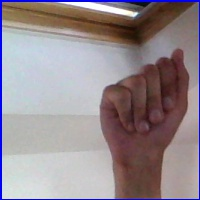
#> input picture data/asl_alphabet_train/A/A1002.jpg, 200 x 200 px, found by its file name; its folder holds only this picture in this run
$ python prepare.py
#> lines starting #> are read from the running program, lines starting #| are printed output that depends on the picture
import random
import numpy as np
import cv2
from sklearn.model_selection import train_test_split
import os
import matplotlib.pyplot as plt

project_dir = os.path.dirname(os.path.dirname(os.path.abspath(__file__)))


def save_data(root_folder, file_path_train, file_path_test, no_pixels=32, no_items=3000):
#> called with file_path_train = 'data/train3.npz', file_path_test = 'data/test3.npz', no_pixels = 64, no_items = 3000
    images = []
    labels = []
    for letter_folder in os.listdir(root_folder):
        letter_folder_path = os.path.join(root_folder, letter_folder)
        if os.path.isdir(letter_folder_path):
            if letter_folder.isupper():
                label = ord(letter_folder) - ord('A')
                for image_file in os.listdir(letter_folder_path)[:no_items]:
                    image_path = os.path.join(letter_folder_path, image_file)
                    if os.path.isfile(image_path):
                        image = cv2.imread(image_path)
#> image is the input picture: shape (200, 200, 3); mean B, G, R 143.4, 138.3, 149.6
                        image = cv2.resize(image, (no_pixels, no_pixels))
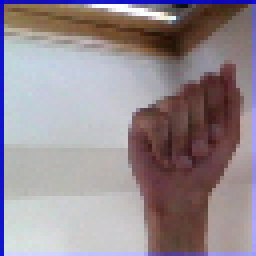
#> image: shape (64, 64, 3) (shown 4 times larger); mean B, G, R 144.3, 138.3, 149.6
                        images.append(image)
                        labels.append(label)
        print(f'saved {letter_folder}')

    images = np.array(images)
    labels = np.array(labels)
    X_train, X_test, Y_train, Y_test = split_data(images, labels, test_size=0.25)
    np.savez(file_path_train, X=X_train, Y=Y_train)
    np.savez(file_path_test, X=X_test, Y=Y_test)
    print("saved!")


def read_data(path):
    data = np.load(path)
    images = data['X']
    labels = data['Y']
    data.close()
    return images, labels


def show_image(image, label):
    plt.imshow(image)
    plt.title(f'Label: {label}')
    plt.axis('off')  # Hide axes
    plt.show()


def split_data(X, y, test_size=0.5, train_size=1):
#> called with X = array of shape (1, 64, 64, 3), y = array of shape (1,), test_size = 0.25, train_size = 1
    n_classes = int(np.max(y)) + 1
    classes = []
    for i in range(n_classes):
        mask = (y[:] == i)
        classes.append([X[mask], y[mask]])
#> after the loop, classes = 1 item
    k = (X.shape[0] * test_size // n_classes)
#> k = 0
    X_train, X_test, Y_train, Y_test = [], [], [], []
    for i, cls in enumerate(classes):
        if k > len(cls[0]):
            print(f'Too few observations from class {i}')
            return X_train, X_test, Y_train, Y_test
#> this loop made 1 pass

    for cls in classes:
        X_tr, X_tst, Y_tr, Y_tst = train_test_split(cls[0], cls[1], test_size=test_size)
        X_train.extend(X_tr)
        X_test.extend(X_tst)
        Y_train.extend(Y_tr)
        Y_test.extend(Y_tst)
#> after the loop, X_test = []; X_train = []; Y_test = []; Y_train = []

    seed = random.randint(0, 100004)
    random.Random(seed).shuffle(X_train)
    random.Random(seed).shuffle(Y_train)
    seed = random.randint(0, 100004)
    random.Random(seed).shuffle(X_test)
    random.Random(seed).shuffle(Y_test)

    return X_train, X_test, Y_train, Y_test


if __name__ == '__main__':
    # Prepare and save data
    train_data_file = os.path.join(project_dir, 'data/train3.npz')
    test_data_file = os.path.join(project_dir, 'data/test3.npz')
    images_folder = os.path.join(project_dir, 'data/archive/asl_alphabet_train/asl_alphabet_train/')
#> (the run stopped early here; a loop or call above may not have finished)

$ run again, on data/asl_alphabet_train/A/A1158.jpg
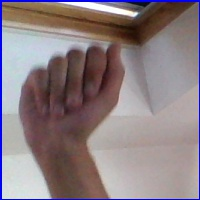
#> input picture data/asl_alphabet_train/A/A1158.jpg, 200 x 200 px, found by its file name
#> in save_data, image is the input picture: shape (200, 200, 3); mean B, G, R 130.8, 126.6, 140.2
#> in save_data, `image = cv2.resize(image, (no_pixels, no_pixels))`:
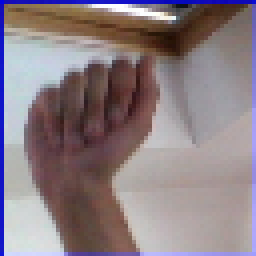
#> image: shape (64, 64, 3) (shown 4 times larger); mean B, G, R 131.6, 126.5, 140.1
#> after the loop in split_data, `for i in range(n_classes):`: classes = 1 item
#> the loop in split_data, `for i, cls in enumerate(classes):` made 1 pass
#> the loop in split_data, `for cls in classes:` made 1 pass
#> after the loop in split_data, `for cls in classes:`: X_test = []

$ run again, on data/asl_alphabet_train/A/A117.jpg
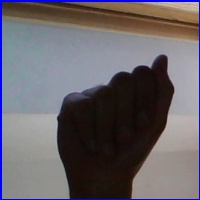
#> input picture data/asl_alphabet_train/A/A117.jpg, 200 x 200 px, found by its file name
#> in save_data, image is the input picture: shape (200, 200, 3); mean B, G, R 105.3, 99.8, 104.8
#> in save_data, `image = cv2.resize(image, (no_pixels, no_pixels))`:
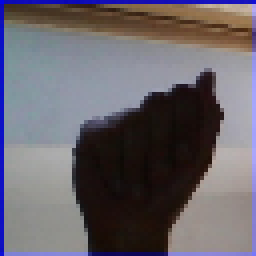
#> image: shape (64, 64, 3) (shown 4 times larger); mean B, G, R 106.2, 99.6, 104.6
#> after the loop in split_data, `for i in range(n_classes):`: classes = 1 item
#> the loop in split_data, `for i, cls in enumerate(classes):` made 1 pass
#> the loop in split_data, `for cls in classes:` made 1 pass
#> after the loop in split_data, `for cls in classes:`: X_test = []

$ run again, on data/asl_alphabet_train/A/A1175.jpg
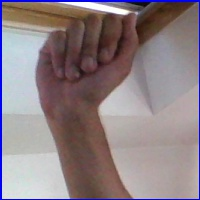
#> input picture data/asl_alphabet_train/A/A1175.jpg, 200 x 200 px, found by its file name
#> in save_data, image is the input picture: shape (200, 200, 3); mean B, G, R 133.1, 128.6, 141.9
#> in save_data, `image = cv2.resize(image, (no_pixels, no_pixels))`:
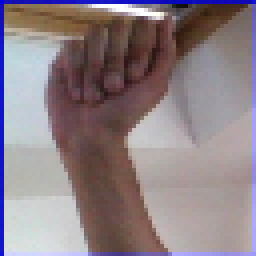
#> image: shape (64, 64, 3) (shown 4 times larger); mean B, G, R 133.9, 128.5, 141.8
#> after the loop in split_data, `for i in range(n_classes):`: classes = 1 item
#> the loop in split_data, `for i, cls in enumerate(classes):` made 1 pass
#> the loop in split_data, `for cls in classes:` made 1 pass
#> after the loop in split_data, `for cls in classes:`: X_test = []

$ run again, on data/asl_alphabet_train/A/A1040.jpg
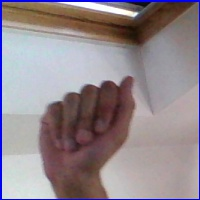
#> input picture data/asl_alphabet_train/A/A1040.jpg, 200 x 200 px, found by its file name
#> in save_data, image is the input picture: shape (200, 200, 3); mean B, G, R 141.6, 135.9, 147.1
#> in save_data, `image = cv2.resize(image, (no_pixels, no_pixels))`:
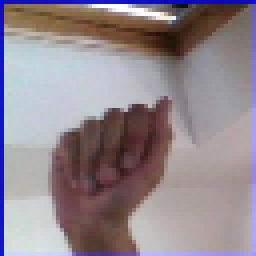
#> image: shape (64, 64, 3) (shown 4 times larger); mean B, G, R 142.4, 135.7, 146.9
#> after the loop in split_data, `for i in range(n_classes):`: classes = 1 item
#> the loop in split_data, `for i, cls in enumerate(classes):` made 1 pass
#> the loop in split_data, `for cls in classes:` made 1 pass
#> after the loop in split_data, `for cls in classes:`: X_test = []
